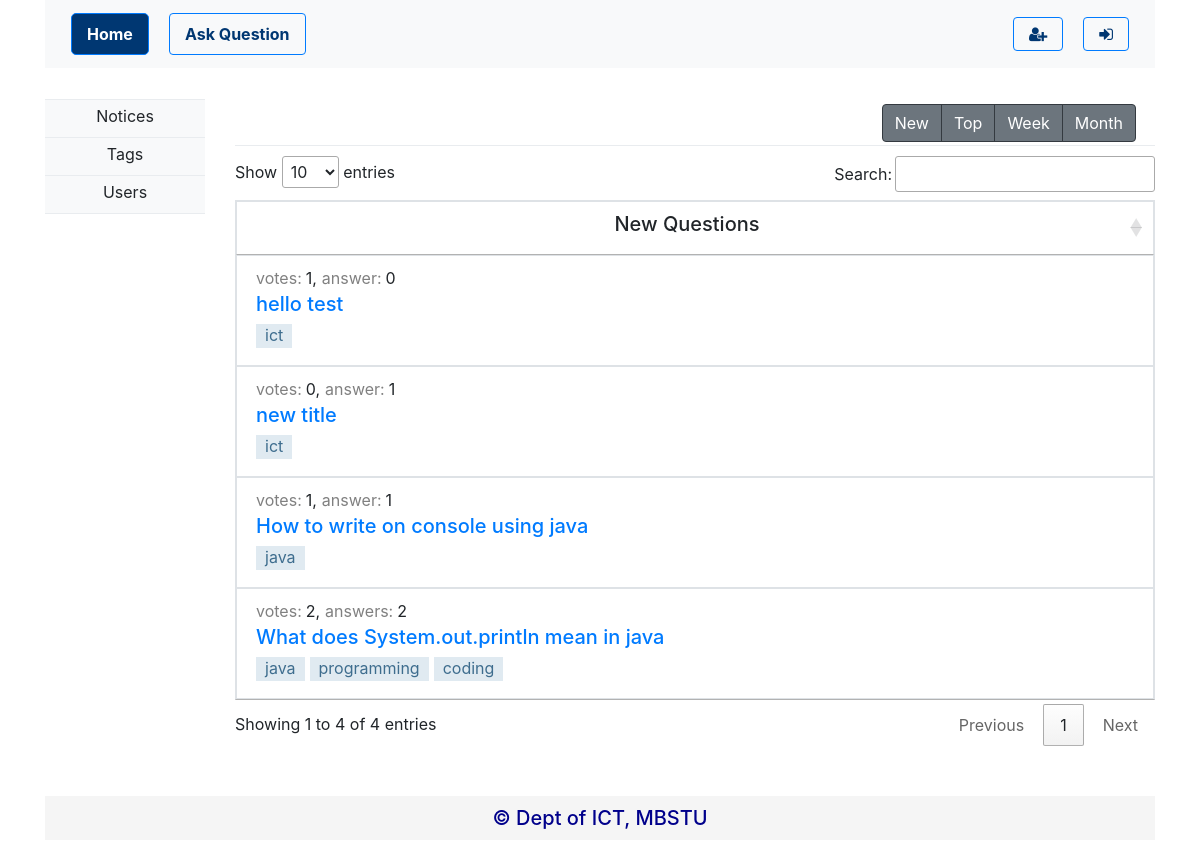
The page / on the database its author committed.
### tables this page shows
CREATE TABLE `question` (
  `question_id` int(11) NOT NULL,
  `user_name` varchar(50) NOT NULL,
  `title` varchar(2000) NOT NULL,
  `question_body` varchar(10000) NOT NULL,
  `date` date NOT NULL
);

### index.php (called while the page is built, shortened)
<?php
include 'questions.php';
?>

### DatabaseConnection.php (called while the page is built, shortened)
<?php
$host = "localhost";
$db = "ict_forum";
$user = "root";
$pass = "";
function getNewQuestions() {
    global $host, $db, $user, $pass;
    $con = mysqli_connect($host, $user, $pass, $db);
    $newQuestionQuery = "select * from question order by date desc";
    $newQuestions = mysqli_query($con, $newQuestionQuery);
    if (mysqli_num_rows($newQuestions) > 0) {
        return $newQuestions;
    } else {
        mysqli_close($con);
        return "";
    }
}
function getTagsOfQuestion($questionId) {
    global $host, $db, $user, $pass;
    $con = mysqli_connect($host, $user, $pass, $db);
    $tagOfQuestionQuery = "select * from question_tag_mapping where question_id=" . $questionId;
    $tagsName = array();
    $tagOfQuestion = mysqli_query($con, $tagOfQuestionQuery);
    if (mysqli_num_rows($tagOfQuestion) > 0) {
        while ($row = mysqli_fetch_assoc($tagOfQuestion)) {
            $tagNameQuery = "select * from tag where tag_id=" . $row['tag_id'];
            $tagNameResult = mysqli_query($con, $tagNameQuery);
            $tagRow = mysqli_fetch_assoc($tagNameResult);
            $tagsName[$tagRow['tag_id']] = $tagRow['tag_name'];
        }
        return $tagsName;
    } else {
        mysqli_close($con);
        return "";
    }
}
function getAnswersCount($questionId) {
    global $host, $db, $user, $pass;
    $con = mysqli_connect($host, $user, $pass, $db);
    $getAnsCountQuery = "select count(answer_id) as ans_count from answer where question_id = " . $questionId;
    $answersCount = mysqli_query($con, $getAnsCountQuery);
    return $answersCount;
}
function getQuestionVoteCount($questionId) {
    global $host, $db, $user, $pass;
    $con = mysqli_connect($host, $user, $pass, $db);
    $upvoteQuery = "select count(*) as total_up_vote from question_up_vote where question_id=$questionId";
    $totalUpVoteResult = mysqli_query($con, $upvoteQuery);
    $totalUpVoteRow = mysqli_fetch_assoc($totalUpVoteResult);
    $totalUpVote = $totalUpVoteRow['total_up_vote'];
    $downvoteQuery = "select count(*) as total_down_vote from question_down_vote where question_id=$questionId";
    $totalDownVoteResult = mysqli_query($con, $downvoteQuery);
    $totalDownVoteRow = mysqli_fetch_assoc($totalDownVoteResult);
    $totalDownVote = $totalDownVoteRow['total_down_vote'];
    return $totalUpVote - $totalDownVote;
}
?>

### questions.php (the view, shortened to what this page needs)
<?php
include 'includes/navbar.php';
$criteria = NULL;
$questions = NULL;
$header = NULL;
?>
<div class="container">
    <div class="row">
        <div class="col-md-2 col-lg-2 col-sm-12">
            <div class="bg-light" style="align-content: center; text-align: center;">
                <div class="dropdown-divider sidebar"></div>
                <a id="notices-sidemenu" class="dropdown-item sidebar" href="notices.php?criteria=new">Notices</a>
                <div class="dropdown-divider sidebar"></div>
                <a id="tags-sidemenu" class="dropdown-item sidebar" href="tags.php">Tags</a>
                <div class="dropdown-divider sidebar"></div>
                <a id="users-sidemenu" class="dropdown-item sidebar" href="users.php">Users</a>
                <div class="dropdown-divider sidebar"></div>
            </div>
        </div>
        <div class="col-md-10 col-lg-10 col-sm-12" id="content">
            <div class="row m-1 mt-1">
                <div class="col-md-6 col-sm-6">
                        <?php
                        if (isset($_GET['criteria'])) {
                            $criteria = $_GET['criteria'];
                            if ($_GET['criteria'] == 'new') {
                                $header = '<h5>New Questions</h5>';
                            } elseif ($_GET['criteria'] == 'top') {
                                $header = '<h5>Top Questions</h5>';
                            } elseif ($_GET['criteria'] == 'week') {
                                $header = '<h5>Question asked in this week</h5>';
                            } elseif ($_GET['criteria'] == 'month') {
                                $header = '<h5>Question asked in this month</h5>';
                            }
                        } else {
                            if (isset($_GET['tagId'])) {
                                $tagName = getTagNameById($_GET['tagId']);
                                $header = '<h5>Questions tagged [' . $tagName . '] </h5>';
                            } else {
                                $criteria = "new";
                                $header = '<h5>New Questions</h5>';
                            }
                        }
                        ?>
                </div>
                <div class="col-md-6 col-sm-6 d-flex justify-content-end align-items-center">
                    <div class="btn-group" role="group">
                        <a href="questions.php?criteria=new" class="btn btn-secondary border-dark">New</a>
                        <a href="topQuestions.php" class="btn btn-secondary border-dark">Top</a>
                        <a href="questions.php?criteria=week" class="btn btn-secondary border-dark">Week</a>
                        <a href="questions.php?criteria=month" class="btn btn-secondary border-dark">Month</a>
                    </div>
                </div>
            </div>
            <div class="dropdown-divider sidebar" style=" margin-bottom: 10px;"></div>
            <?php
            if ($criteria == 'new') {
                $questions = getNewQuestions();
            } elseif ($criteria == 'week') {
                $questions = getQuestionsOfWeek();
            } elseif ($criteria == 'month') {
                $questions = getQuestionsOfMonth();
            }
            if ($questions == "") {
                echo '<h5 style="color:darkred;">No Question Found</h5>';
            } else {
                ?>
                <table id="questions-table" class="table table-bordered" style="width:100%;">
                    <thead>
                    <th style="text-align: center;"><?php echo '' . $header; ?></th>
                    </thead>
                    <tbody>
                        <?php
                        while ($row = mysqli_fetch_assoc($questions)) {
                            $ansCount = getAnswersCount($row['question_id']);
                            $ansCountRow = mysqli_fetch_assoc($ansCount);
                            ?>
                            <tr>
                                <td>
                                    <div class="m-1 ml-4 mt-1">
                                        <div class="row">
                                            <span style="color: gray; margin-right: 4px;">votes:</span><?php echo '' . getQuestionVoteCount($row['question_id']); ?>,
                                            <span style="color: gray; margin-left: 5px;margin-right: 4px;">answer<?php if ($ansCountRow['ans_count'] > 1) echo 's'; ?>:</span><?php echo '' . $ansCountRow['ans_count']; ?>
                                        </div>
                                        <div class="row mt-1">
                                            <?php echo '<a href="questionDetails.php?questionId=' . $row['question_id'] . '"><h5>' . $row['title'] . '</h5></a>'; ?>
                                        </div>
                                        <div class="row">
                                            <?php
                                            $tagsOfQuestion = getTagsOfQuestion($row['question_id']);
                                            foreach ($tagsOfQuestion as $key => $value) {
                                                echo '<a href="questions.php?tagId=' . $key . '"><span class="questions-tag">' . $value . '</span></a>';
                                            }
                                            ?>
                                        </div>
                                    </div>
                                </td>
                            </tr>
                        <?php }
                        ?>
                    </tbody>
                </table>
            <?php }
            ?>
        </div>
    </div>
    <?php include 'includes/footer.php' ?>
</div>

### styles/style.css (style rules this page uses)
.dropdown-divider.sidebar { margin-top: -1px; margin-bottom: -1px; }
.dropdown-item.sidebar { padding-bottom: 10px; padding-top: 5px; }
.questions-tag { background-color: #E0EAF1; border-radius: 0px; border: 1px solid #E0EAF1; color: #3E6D8E;; margin-right: 5px; margin-bottom: 5px; padding-left: 8px; padding-right: 8px; padding-bottom: 2px; display: block; float: left; }
body { padding-top: 100px; }

### rows shown on the page
question: question_id "1", ans_count "0", title "hello test", value "ict"
question: question_id "0", ans_count "1", title "new title", value "ict"
question: question_id "1", ans_count "1", title "How to write on console using java", value "java"
question: question_id "2", ans_count "2", title "What does System.out.println mean in java", value "java", value "programming", value "coding"
